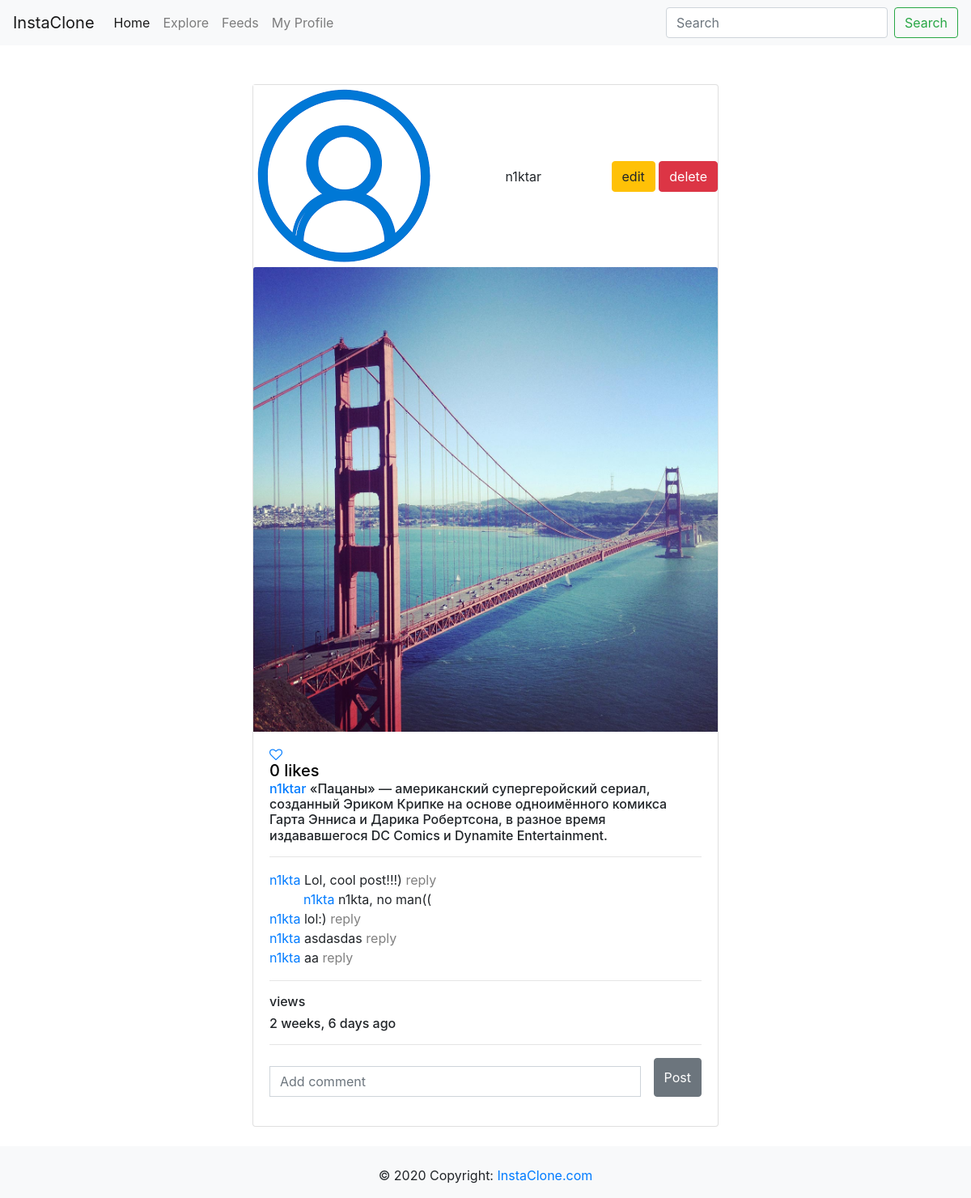
Page /post/the-boys/ (signed in) on the committed database.
### images/models.py (models this page shows, shortened)
class Image(models.Model):
    user = models.ForeignKey(User, on_delete=models.CASCADE, related_name='images_user')
    profile = models.ForeignKey(Profile, on_delete=models.CASCADE, related_name='images_profile', blank=True, null=True)
    title = models.CharField(max_length=255)
    slug = models.SlugField(blank=True, null=True)
    image = models.ImageField(upload_to='images/%Y/%m/%d')
    description = models.TextField()
    created = models.DateTimeField(auto_now_add=True)
    users_like = models.ManyToManyField(User, related_name='images_liked', blank=True)
    class Meta:
        ordering = ['created']
    def get_review(self):
        return self.post_review.filter(parent__isnull=True)

class Review(models.Model):
    user = models.ForeignKey(User, on_delete=models.CASCADE)
    text = models.TextField()
    parent = models.ForeignKey('self', on_delete=models.SET_NULL, blank=True, null=True)
    post = models.ForeignKey(Image, related_name='post_review', on_delete=models.CASCADE)

### account/views.py (the view)
# urls.py: path('post/<slug:slug>/', login_required(DashboardDetailView.as_view()), name='dashboard_detail'),
class DashboardDetailView(View):
    def get(self, request, slug):
        image = get_object_or_404(Image, slug=slug)
        total_views = r.incr(f'image:{image.id}:views')
        r.zincrby('ranking_for_image', 1, image.id)
        return render(request, 'account/dashboard_detail.html', {'image': image, 'total_views': total_views})

### account/templates/account/dashboard_detail.html (shortened to what this page needs)
{% extends 'base.html' %}
{% load thumbnail %}
{% load static %}
{% block content %}
    <section class="main">
        <div class="container">
            <div class="row">
                <div class="col-md-12">
                    <div class="wrapper d-flex justify-content-center">
                        <div class="main__content">
                            <div class="card mt-5" style="width: 36rem;">
                                <div class="card-title d-flex" style="align-items: center;justify-content: space-between;margin: 0;padding: 0;">
                                    {% thumbnail image.profile.avatar_image "25x25" as im %}
                                        <img src="{{ im.url }}" alt="">
                                    {% endthumbnail %}
                                    {{ image.user }}
                                    {% if request.user == image.user %}
                                    <div class="card-title-settings">
                                        <a href="{% url 'edit_post' image.id %}" class="btn btn-warning">edit</a>
                                        <a href="{% url 'delete_post' image.id %}" class="btn btn-danger">delete</a>
                                    </div>
                                    {% endif %}
                                </div>
                                {% thumbnail image.image "250x250" as im %}
                                    <img src="{{ im.url }}" class="card-img-top" alt="">
                                {% endthumbnail %}
                                <div class="card-body">
                                    <div class="card-info">
                                        <a href="#">
                                            <i class="fa fa-heart-o like-action {% if request.user in image.users_like.all %}red{% endif %}"
                                               id="{{ image.id }}" data-user="{{ request.user.id }}"
                                               data-id="{{ image.id }}"
                                               data-action="{% if request.user in image.users_like.all %}un{% endif %}like"
                                               aria-hidden="true">
                                            <h5 class="card-title"><span class="user-like-count">{{ image.users_like.count }}</span> likes</h5>
                                            </i>
                                        </a>
                                    </div>
                                    <h6 class="card-text">
                                        <a href="#">{{ image.user }}</a> {{ image.description }}
                                    </h6>
                                    <hr>
                                    <div class="card-comments">
                                        {% for review in image.get_review %}
                                            <div class="current-comment">
                                                <a href="#">{{ review.user }}</a>
                                                <span class="card-text">{{ review.text }}
                                                    <a href="#formReview" onclick="addReview('{{ review.user }}', '{{ review.id }}')" style="color: grey">
                                                        reply
                                                    </a>
                                                </span>
                                            </div>
                                            {% for rev in review.review_set.all %}
                                                <div class="current-comment-reply">
                                                    <a href="#">{{ rev.user }}</a>
                                                    <span class="card-text">{{ rev.text }}</span>
                                                </div>
                                            {% endfor %}
                                        {% endfor %}
                                    </div>
                                    <hr>
                                    <h6>{{ total_views }} view{{ total_views|pluralize }}</h6>
                                    <h6 class="card-text">{{ image.created|timesince }} ago</h6>
                                    <hr/>
                                    <form action="{% url 'images:review_add' image.id %}" method="POST" class="input-group mb-3" id="formReview">
                                        <input type="text" name="text" class="form-control mr-3" id="contactcomment" placeholder="Add comment">
                                        <button type="submit" class="btn btn-secondary mt-0">Post</button>
                                    </form>
                                </div>
                            </div>
                        </div>
                    </div>
                </div>
            </div>
        </div>
    </section>
{% endblock content %}

### static/css/main.css (style rules this page uses)
.card-body button { display: block; margin: 15px auto 0; }
.card-body form input { display: block; margin: 10px auto 0; width: 50%; }

### account/templates/account/dashboard_detail.html (style rules this page uses)
.card-body .card-info h5 { color: black; margin: 0; font-weight: 500; font-family: -apple-system,BlinkMacSystemFont,"Segoe UI",Roboto,"Helvetica Neue",Arial,"Noto Sans",sans-serif,"Apple Color Emoji","Segoe UI Emoji","Segoe UI Symbol","Noto Color Emoji"; }
.current-comment-reply { margin-left: 42px; }

### rows in the picture
Image: user "n1ktar", users_like.count "0", description "«Пацаны» — американский супергеройский сериал, созданный Эриком Крипке на основе одноимённого комикса Гарта Энниса и Дарика Робертсона, в разное время издававшегося DC Comics и Dynamite Entertainment.", created "2 weeks, 6 days"
Review: user "n1kta", text "Lol, cool post!!!)"
Review: user "n1kta", text "n1kta, no man(("
Review: user "n1kta", text "lol:)"
Review: user "n1kta", text "asdasdas"
Review: user "n1kta", text "aa"
